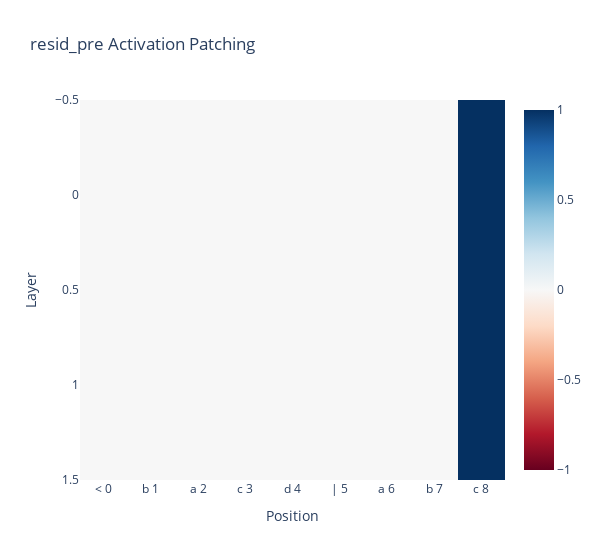

The cell this chart's notebook holds for it:
### Code cell
act_patch_resid_pre = transformer_lens.patching.get_act_patch_resid_pre(
    model=model,
    corrupted_tokens=incorrect_string_tokens,
    clean_cache=correct_cache,
    patching_metric=ioi_metric,
)

labels = [f"{tok} {i}" for i, tok in enumerate(correct_string)]

imshow(
    act_patch_resid_pre,
    labels={"x": "Position", "y": "Layer"},
    x=labels,
    title="resid_pre Activation Patching",
    width=600,
)

### Figure 1 — Plotly figure (JSON) as saved in the notebook; plotly's stock layout.template omitted (floating-point values rounded to 4 significant figures)
{"data": [{"coloraxis": "coloraxis", "hovertemplate": "Position: %{x}<br>Layer: %{y}<br>color: %{z}<extra></extra>", "name": "0", "type": "heatmap", "x": ["< 0", "b 1", "a 2", "c 3", "d 4", "| 5", "a 6", "b 7", "c 8"], "xaxis": "x", "yaxis": "y", "z": [[0, 0, 0, 0, 0, 0, 0, 0, 1], [0, 0, 0, 0, 0, 0, 0, 0, 1]]}], "layout": {"coloraxis": {"cmid": 0, "colorscale": [[0, "rgb(103,0,31)"], [0.1, "rgb(178,24,43)"], [0.2, "rgb(214,96,77)"], [0.3, "rgb(244,165,130)"], [0.4, "rgb(253,219,199)"], [0.5, "rgb(247,247,247)"], [0.6, "rgb(209,229,240)"], [0.7, "rgb(146,197,222)"], [0.8, "rgb(67,147,195)"], [0.9, "rgb(33,102,172)"], [1, "rgb(5,48,97)"]]}, "title": {"text": "resid_pre Activation Patching"}, "width": 600, "xaxis": {"anchor": "y", "constrain": "domain", "domain": [0, 1], "scaleanchor": "y", "title": {"text": "Position"}}, "yaxis": {"anchor": "x", "autorange": "reversed", "constrain": "domain", "domain": [0, 1], "title": {"text": "Layer"}}}}
